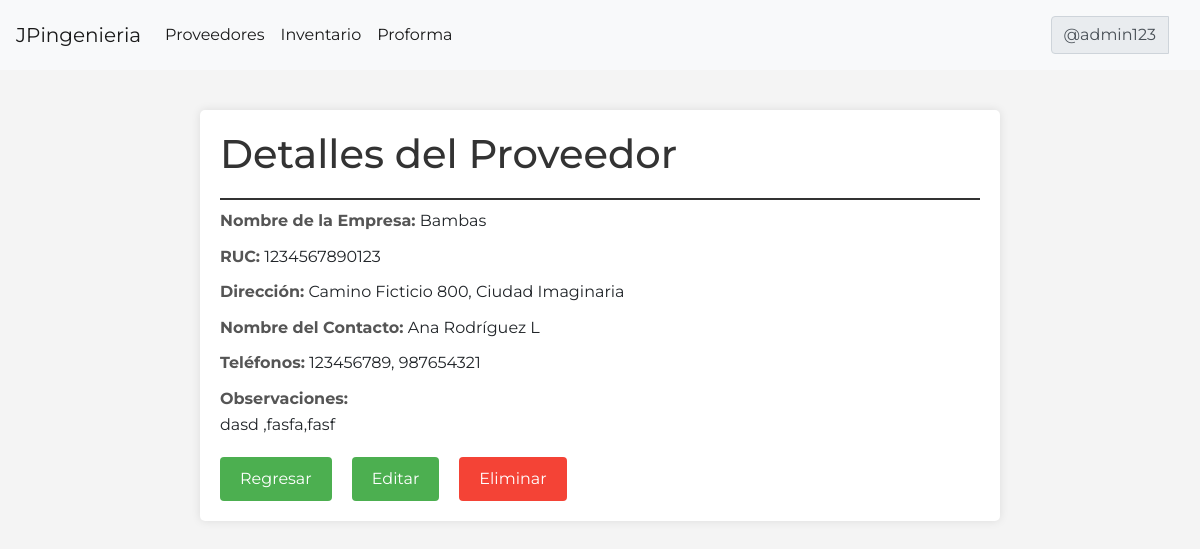
The app's page /proveedores/proveedores/detail/1/, older data.
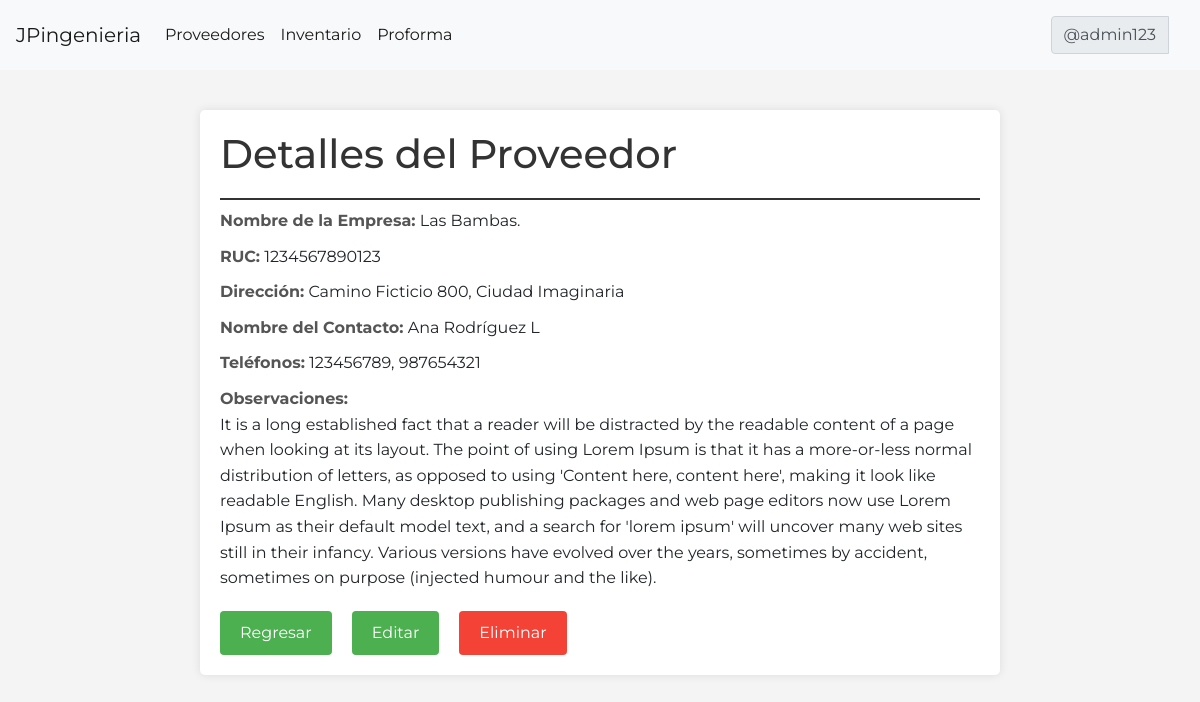
The same page, newer data.
### api/models.py (models this page shows, shortened)
class Proveedor(models.Model):
    nombre_empresa = models.CharField(max_length=100)
    ruc = models.CharField(max_length=13, unique=True)
    direccion = models.CharField(max_length=255)
    nombre_contacto = models.CharField(max_length=100)
    telefonos = models.CharField(max_length=100)
    observaciones = models.TextField(blank=True, null=True)

### proveedores/views.py (the view)
# urls.py: path('proveedores/detail/<int:pk>/' , DetailProveedorView.as_view(), name='detail_proveedores'),
class DetailProveedorView(DetailView):
    model = Proveedor
    template_name = 'proveedores_detail.html'
    context_object_name = 'proveedor'

### proveedores/templates/proveedores_detail.html (shortened to what this page needs)
{%extends "base.html"%}
{% block content %}
</head>
<body>
<div class="container">
    <h1>Detalles del Proveedor</h1>
    <div class="detail-item">
        <span class="detail-label">Nombre de la Empresa:</span>
        <span>{{ proveedor.nombre_empresa }}</span>
    </div>
    <div class="detail-item">
        <span class="detail-label">RUC:</span>
        <span>{{ proveedor.ruc }}</span>
    </div>
    <div class="detail-item">
        <span class="detail-label">Dirección:</span>
        <span>{{ proveedor.direccion }}</span>
    </div>
    <div class="detail-item">
        <span class="detail-label">Nombre del Contacto:</span>
        <span>{{ proveedor.nombre_contacto }}</span>
    </div>
    <div class="detail-item">
        <span class="detail-label">Teléfonos:</span>
        <span>{{ proveedor.telefonos }}</span>
    </div>
    <div class="detail-item">
        <span class="detail-label">Observaciones:</span>
        <p>{{ proveedor.observaciones }}</p>
    </div>
    <div class="button-container">
        <form action="{% url 'home_proveedores' %}">
            <input type="submit" class="btn" value="Regresar" />
        </form>
        <form action="{% url 'edit_proveedores' proveedor.id %}">
            <input type="submit" class="btn" value="Editar" />
        </form>
        <form>
            <input type="submit" class="btn btn-delete" value="Eliminar" />
        </form>
    </div>
</div>
</body>
{% endblock content %}

### logistica/templates/base.html (shortened to what this page needs)
{% load static %}
<!DOCTYPE html>
<html lang="es">
<head>
    <link rel="stylesheet" href="https://cdn.jsdelivr.net/npm/bootstrap@5.0.2/dist/css/bootstrap.min.css">
    <link rel="stylesheet" href="https://cdnjs.cloudflare.com/ajax/libs/font-awesome/6.0.0-beta3/css/all.min.css">
    <link rel="stylesheet" href="https://cdn.jsdelivr.net/npm/bootstrap-icons/font/bootstrap-icons.css">
    <link href="https://stackpath.bootstrapcdn.com/bootstrap/4.5.2/css/bootstrap.min.css" rel="stylesheet">
</head>
<body>
    <nav class="navbar navbar-expand-lg navbar-light bg-light">
        <a class="navbar-brand" href="{% url 'api_home' %}">JPingenieria</a>
        <div class="collapse navbar-collapse" id="navbarNav">
            <ul class="navbar-nav">
                <li class="nav-item active">
                    <a class="nav-link" href="{% url 'home_proveedores' %}">Proveedores <span class="sr-only">(current)</span></a>
                </li>
                <li class="nav-item active">
                    <a class="nav-link" href="#">Inventario</a>
                </li>
                <li class="nav-item active">
                    <a class="nav-link" href="#">Proforma</a>
                </li>
            </ul>
        </div>
        <nav class="navbar navbar-light bg-light">
            <form class="form-inline">
                <div class="input-group">
                    <div class="input-group-prepend">
                        <span class="input-group-text" id="basic-addon1">@admin123</span>
                    </div>
                </div>
            </form>
        </nav>
    </nav>
    {% block content %}
    {% endblock %}
</body>
</html>

### logistica/templates/base.html (style rules this page uses)
* { font-family: 'Montserrat', sans-serif; margin: 0; padding: 0; box-sizing: border-box; }
html, body { margin: 0; padding: 0; width: 100%; height: 100%; background-color: #f4f4f4; }

Row changes from the older to the newer data that the page shows:
changed Proveedor "Camino Ficticio 800, Ciudad Imaginaria": nombre_empresa "Bambas" → "Las Bambas."; observaciones "dasd ,fasfa,fasf" → "It is a long established fact that a reader will be distracted by the readable content of a page when looking at its layout. The point of using Lorem Ipsum is that it has a more-or-less normal distribution of letters, as opposed to using 'Content here, content here', making it look like readable English. Many desktop publishing packages and web page editors now use Lorem Ipsum as their default model text, and a search for 'lorem ipsum' will uncover many web sites still in their infancy. Various versions have evolved over the years, sometimes by accident, sometimes on purpose (injected humour and the like)."
